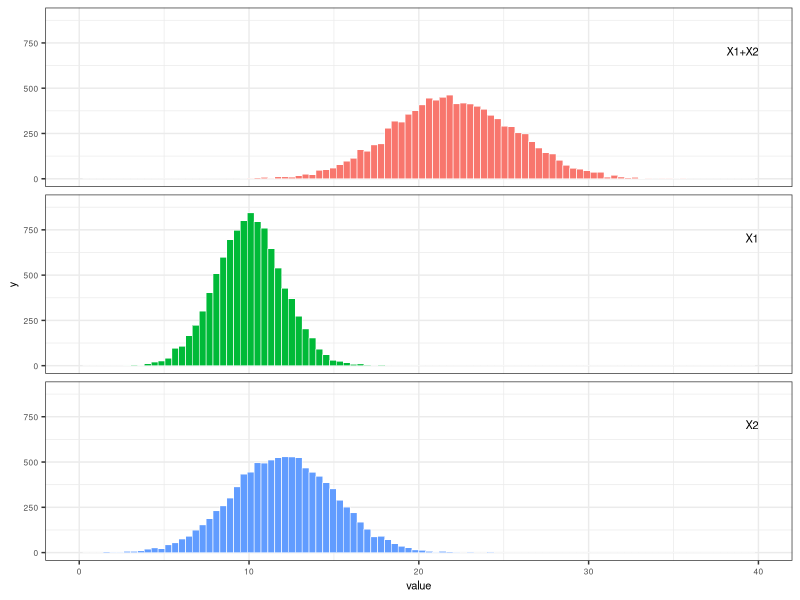
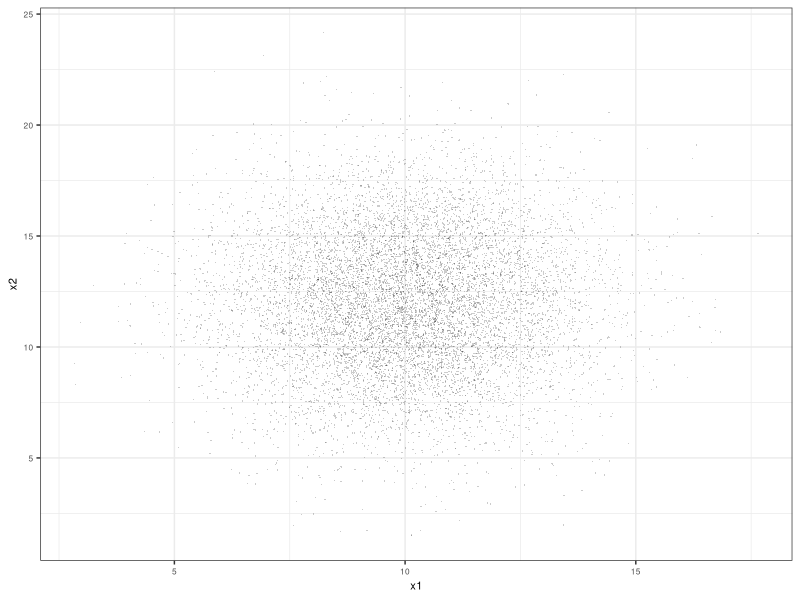
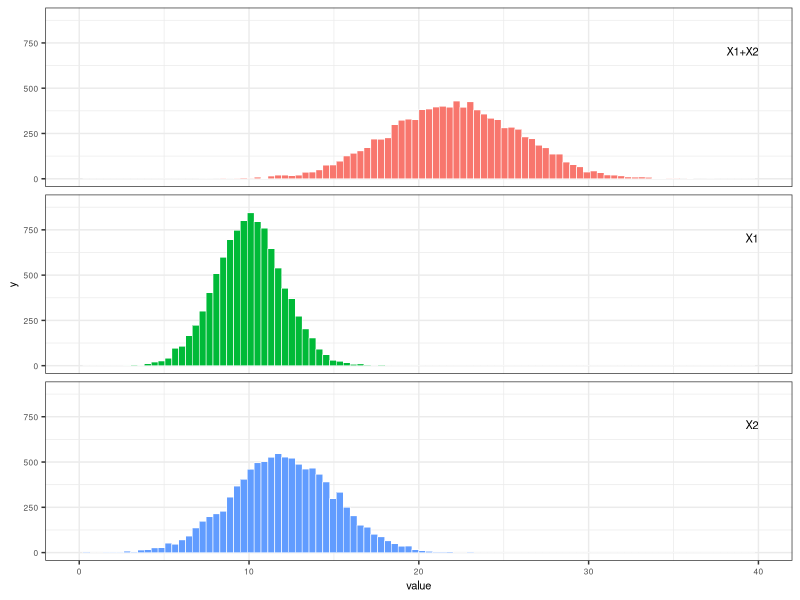
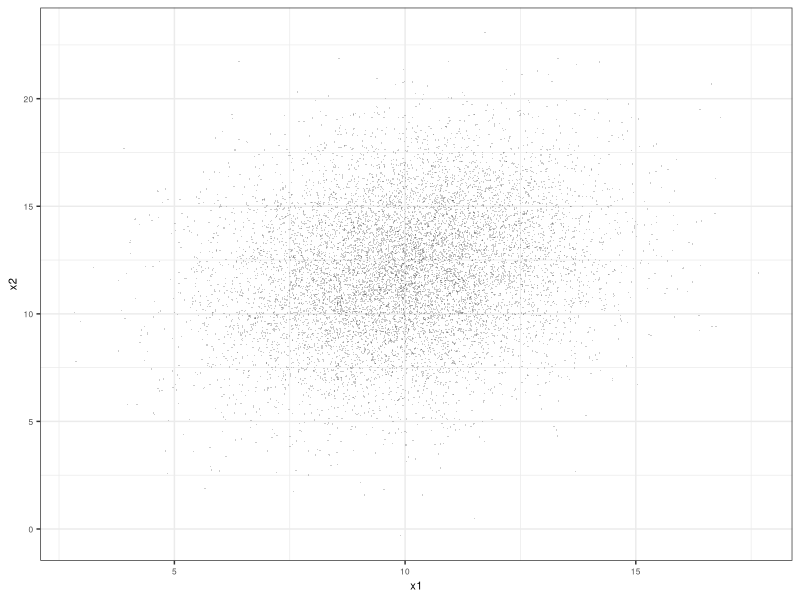
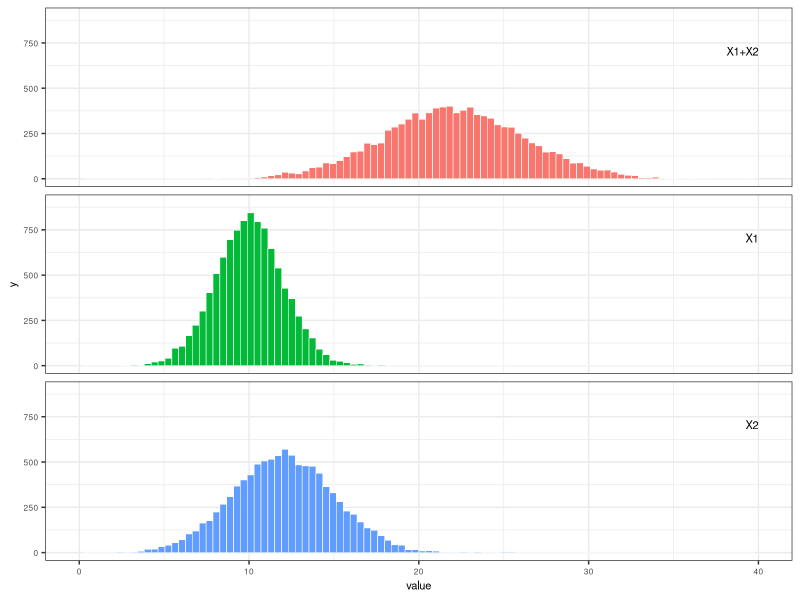
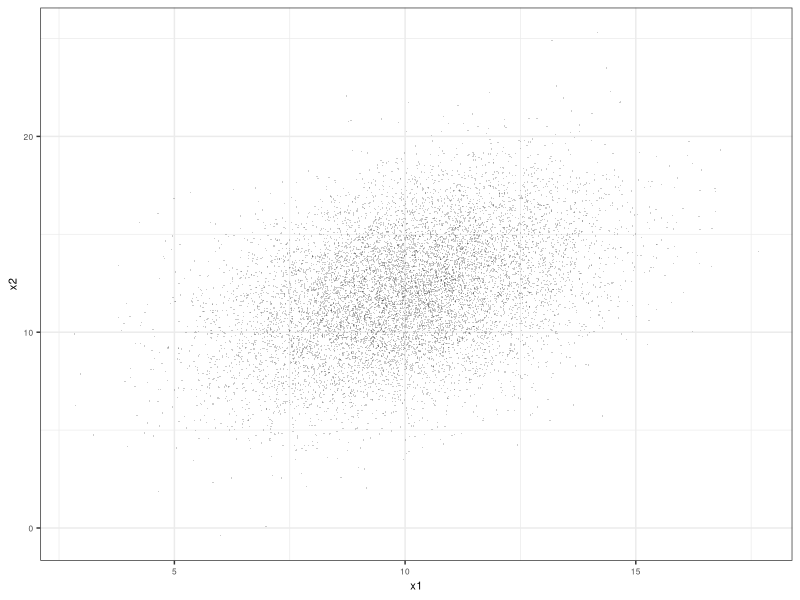
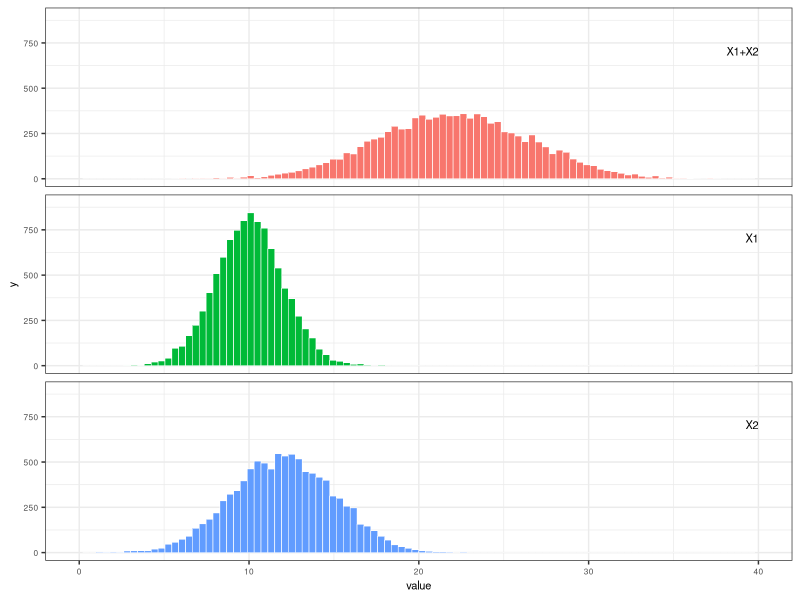
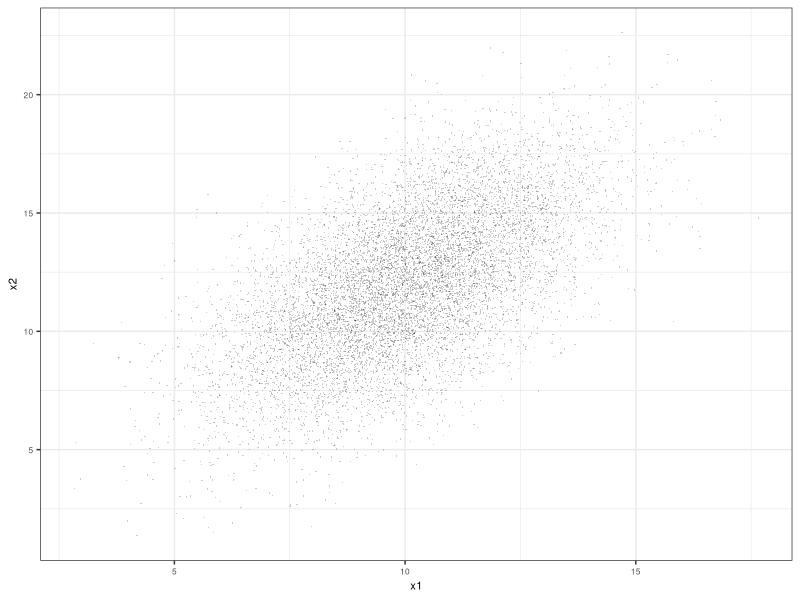

Source code (R) for these figures, in order:
###############################################################################
# Demo 2 showing how the variance of the sum of two random variables
# responds to covariance between the two random variables. This is 
# demonstrated with simulated data.
#
# Variables are named to follow  y = x1 + x2 where all are random variables.
# Variable z is a precursor random variable used to create x2.
#
# The graphs produced are the pieces assembled for Figure B-1 of the report.
#
# September 2026
###############################################################################

library(tidyr)
library(dplyr)
library(ggplot2)
library(stringr)


###############################################################################
# set parameters
###############################################################################
N <- 10000    # size of x1 and x2 simulated vectors 

# parameters for normal distributions for freq. distributions of x1 and x2
x1_mean <- 10 
x1_stdev <- 2

x2_mean <- 12
x2_stdev <- 3

# correlation values to create range of covariance between x1 and x2 
corr_target_vals <- c(0.0, 0.2, 0.4, 0.6, 0.8, 1.0)



###############################################################################
#  create data frame with N rows and n columns (n=length(corr_target_vals) +1)
#  with structure:
#    col 1: values of random variable x1 
#    col 2: random variates x2 with corr_vals[1] correlation with x2
#    col 3: random variates x2 with corr_vals[2] correlation with x2
#    col 4: random variates x2 with corr_vals[3] correlation with x2
#    .....
#    col n: random variates x2 with corr_vals[n] correlation with x2
###############################################################################

# first make data frame of same dimensions [N, n] with columns of independent
# standard normal random variates. Col 1 is std normal version of x1.
# Cols 2:n are all instances of z, the precursor to x2, which is also 
# standard normal.
nrows <- N
ncols <- length(corr_target_vals) + 1
data1 <- as.data.frame(matrix(rnorm(nrows*ncols), nrow=nrows, ncol=ncols))

# Transform the z columns to standard normal versions of x2 with specified
# correlation with x1
data2 <- data1
for (icol in seq(2,ncols)) {
 target_corr <- corr_target_vals[icol - 1]
 data2[,icol] <- data2[,1]*target_corr + sqrt(1 - target_corr^2) * data2[,icol]
}

# Scale col 1 using x1 parameters, cols 2:n using x2 parameters
data3 <- data2 
data3[,1] <- x1_mean + data2[,1]*x1_stdev
for (icol in seq(2,ncols)) {
  data3[,icol] <- x2_mean + data2[,icol] * x2_stdev
}

# create meaningful column names
df_names <- character(ncols)
df_names[1] <- "x1"
for (icol in seq(2,ncols)) {
 icorr <- corr_target_vals[icol - 1]
 corr_str <- sprintf("%.1f", icorr)
 suffix <- str_remove(corr_str, "\\.")
 x2name <- str_c("x2", suffix, sep="_")
 df_names[icol] <- x2name 
}
names(data3) <- df_names  


###############################################################################
#  get x1-x2 correlations
###############################################################################
corr_vals <- cor(data3[,1], data3[,2:7], use = "pairwise.complete.obs")



###############################################################################
# calc x1+x2 sums, population variances, covariances
# covariance(x,y) = correlation(x,y) / (stdev(x) * stdev(y))
###############################################################################
for (icol in seq(2,ncols)) {
  colname <- str_c("sum_",names(data3)[icol])
  data3[[colname]] <- data3[,1] + data3[,icol]
}
var_diff_df <- data.frame(col_vars <- sapply(data3, var))
var_diff_df <- var_diff_df %>%
  mutate(var_diff_PC = (col_vars - col_vars[8])/col_vars[8],
         col_stdev = sqrt(col_vars),
         sd_diff_PC = (col_stdev - col_stdev[8])/col_stdev[9])

cov_vals <- corr_vals * sqrt(col_vars[2:ncols] * col_vars[1])



###############################################################################
#  graph panels - x1-x2 xy scatter plot, freq. histograms of x1, x2, x1+x2 
###############################################################################
# make tidy
data_tidy <- data3 |>
  pivot_longer(cols=everything(), cols_vary="slowest", names_to="variable",
               values_to="value") |>
  mutate(target_correlation = ifelse(str_detect(variable, "_"),
                                     as.numeric(str_extract(variable,"[^_]+$"))/10,
                                     9999),
         data_category = case_when(
           str_detect(variable,"x1") ~ "x1",
           str_detect(variable,"sum") ~ "sum",
           str_detect(variable,"x2") ~ "x2"
         ),
         data_category_fct = factor(data_category,
                                    levels = c("sum","x1","x2"))
         )

# loop through correlation levels
for (icorr in corr_target_vals) {
  # filter for records with icorr correlation or 9999 which are x1 records
  data_filt <- data_tidy |> filter(target_correlation == icorr |
                                   target_correlation == 9999.0)
  
  # make 3 stacked graph panels for freq. histograms of x1, x2, x1+x2
  label_var_data <- data.frame(
    data_category_fct = factor(c("sum","x1","x2"), levels = c("sum","x1","x2")),
    x = 40,
    y = 730,
    label = c("X1+X2","X1","X2")
  )
  
  p3 <- ggplot(data = data_filt, mapping = aes(x=value, fill=data_category_fct)) +
    geom_histogram(bins=100, color="white", linewidth=0.2) +
    facet_wrap(vars(data_category_fct), ncol=1) +
    geom_text(data=label_var_data, mapping=aes(x=x, y=y, label=label),
              hjust=1, vjust=1, inherit.aes=FALSE, size=8, size.unit="pt") +
    theme_bw() +
    theme(
      legend.position = "none",
      axis.text = element_text(size=6),
      axis.title = element_text(size=8),
      strip.text = element_blank()
    ) +
    scale_x_continuous(limits=c(0,40)) +
    scale_y_continuous(limits=c(0,900))
  
  filename <- str_c("output_graphs/demo2_",sprintf("%.1f", icorr),".png")
  ggsave(file=filename, width=2.5, height=2, units="in")
  
  # make x1-x2 scatter plot
  data_filt_wide <- data_filt %>%
     filter(data_category_fct != "sum") %>%
     select(-target_correlation, -data_category, -variable) %>%
     group_by(data_category_fct) %>%
     mutate(obsID = row_number()) %>%
     ungroup() %>%
     pivot_wider(id_cols=obsID, names_from=data_category_fct, values_from=value)
  pscatter <- ggplot(data_filt_wide, mapping=aes(x=x1, y=x2)) +
    geom_point(size=0.5, alpha=0.2, stroke=0, fill="gray30") +
    theme_bw() +
    theme(
      axis.text = element_text(size=6),
      axis.title = element_text(size=8),
      strip.text = element_blank()
    )
  filename2 <- str_c("output_graphs/demo2_scatter_",sprintf("%.1f", icorr),".png")
  ggsave(file=filename2, width=1.5, height=1.5, units="in")
  
}
